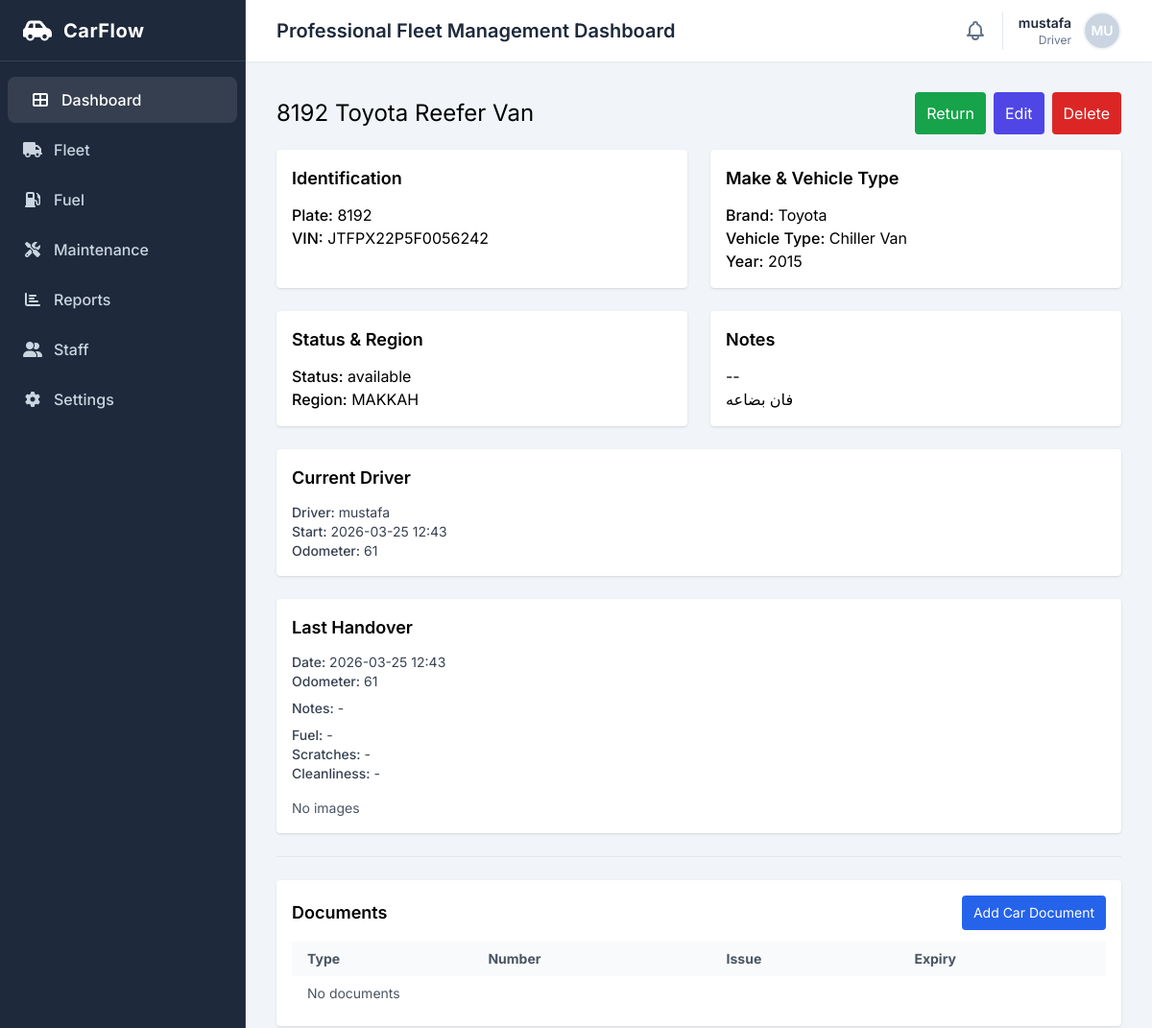
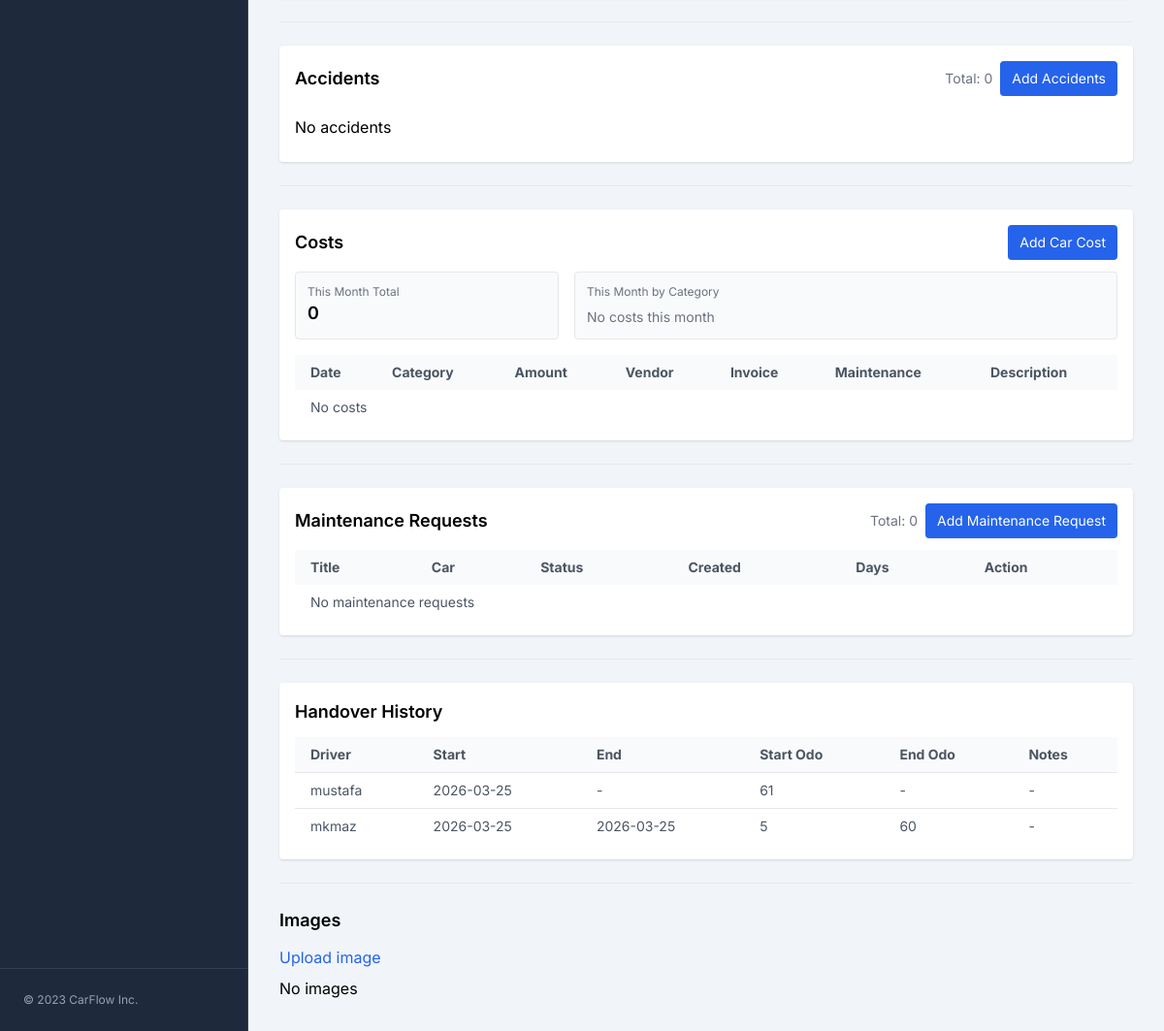
/fleet/cars/2/ (signed in), run on an earlier commit of the app's database (2 pictures, top to bottom).
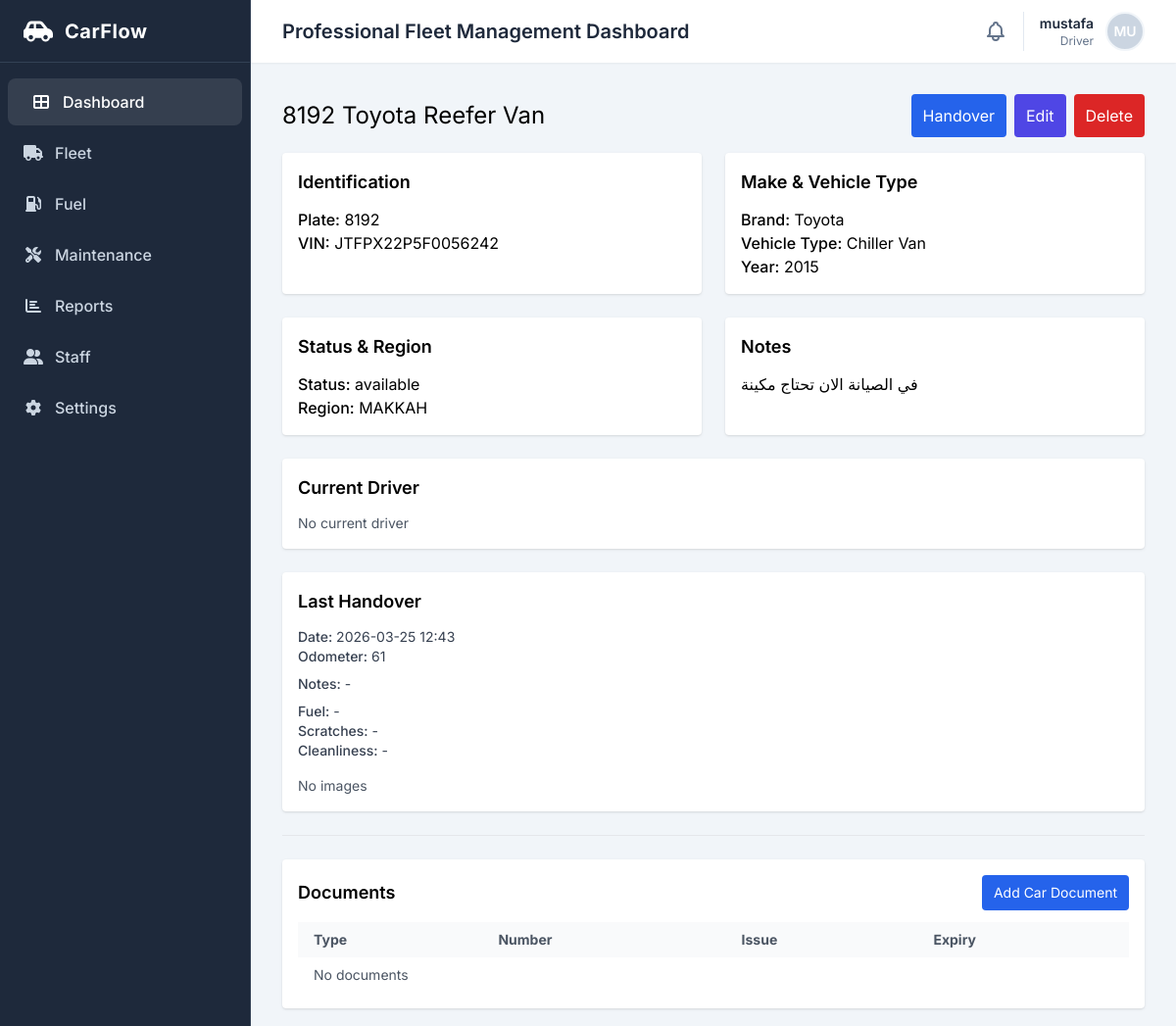
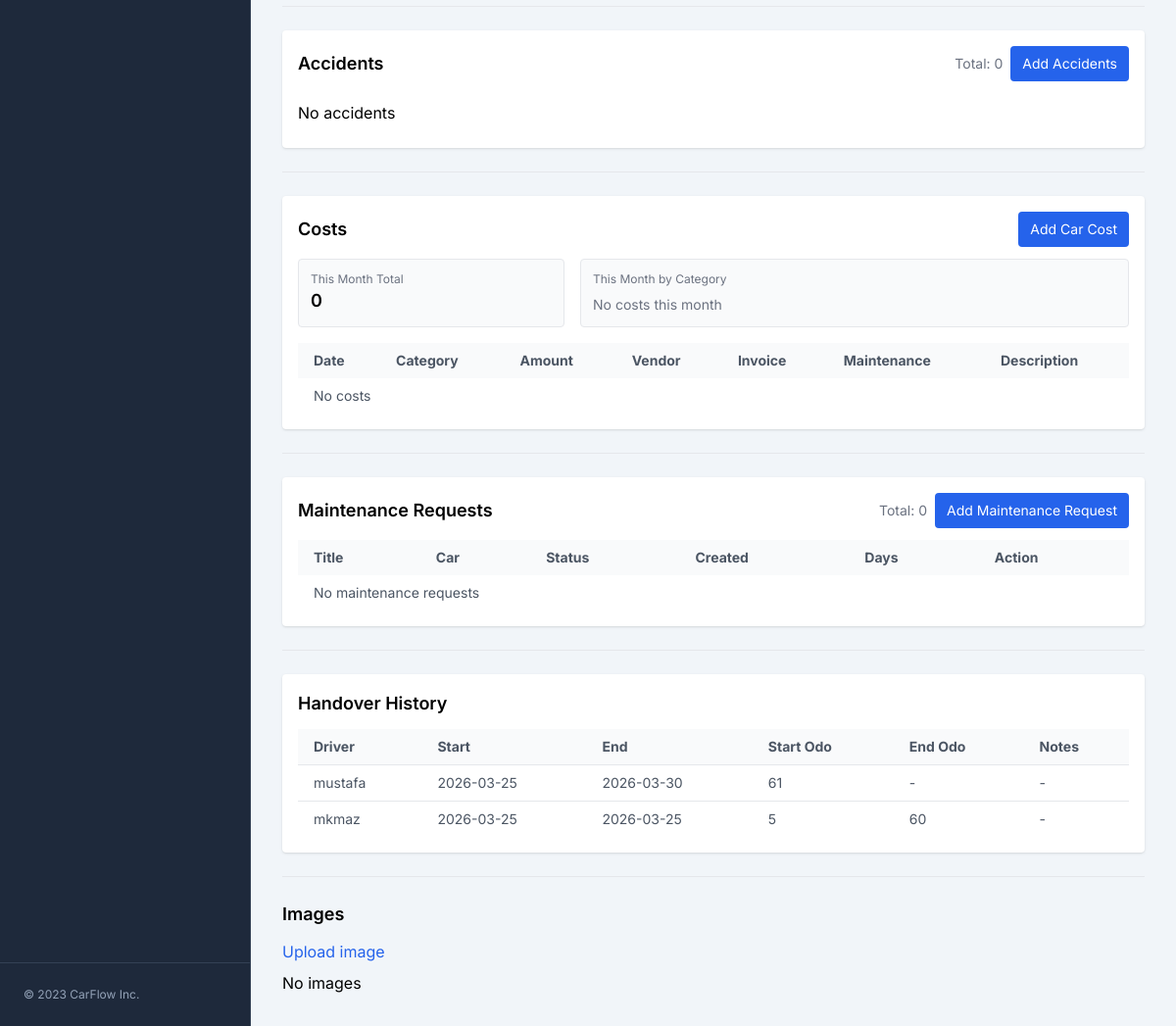
And on a later commit of the database (2 pictures, top to bottom).
### fleet/models.py (models this page shows, shortened)
class Car(models.Model):
    STATUS_CHOICES = [
        ("available", "Available"),
        ("assigned", "Assigned"),
        ("maintenance", "Maintenance"),
        ("inactive", "Inactive"),
    ]
    VEHICLE_TYPE_CHOICES = [
        ("Sedan", "Sedan"),
        ("Reefer Van", "Chiller Van"),
        ("Reefer Truck", "Reefer Truck"),
        ("Reefer Pickup", "Reefer Pickup"),
    ]
    plate_number = models.CharField(max_length=20, unique=True, db_index=True)
    brand = models.CharField(max_length=100, default='Unknown')
    vehicle_type = models.CharField(max_length=100, choices=VEHICLE_TYPE_CHOICES, verbose_name="Vehicle Type", default="Sedan")
    year = models.PositiveIntegerField()
    vin = models.CharField(max_length=64, blank=True)
    status = models.CharField(
        max_length=20,
        choices=STATUS_CHOICES,
        default="available",
        db_index=True,
    )
    region = models.ForeignKey(
        "accounts.Region",
        on_delete=models.SET_NULL,
        null=True,
        blank=True,
        related_name="cars",
    )
    notes = models.TextField(blank=True)
    created_at = models.DateTimeField(auto_now_add=True)
    class Meta:
        ordering = ["plate_number"]

class CarAssignment(models.Model):
    car = models.ForeignKey(
        Car,
        on_delete=models.CASCADE,
        related_name="assignments"
    )
    driver = models.ForeignKey(
        "staff.Employee",
        on_delete=models.CASCADE,
        related_name="car_assignments"
    )
    start_date = models.DateTimeField()
    end_date = models.DateTimeField(null=True, blank=True)
    start_odometer = models.PositiveIntegerField()
    end_odometer = models.PositiveIntegerField(null=True, blank=True)
    notes = models.TextField(blank=True)
    created_by = models.ForeignKey(
        settings.AUTH_USER_MODEL,
        on_delete=models.SET_NULL,
        null=True,
        blank=True
    )
    created_at = models.DateTimeField(auto_now_add=True)
    class Meta:
        ordering = ["-start_date"]

### staff/models.py (models this page shows, shortened)
class Employee(models.Model):
    ROLE_CHOICES = [
        ("driver", "Driver"),
        ("staff", "Staff"),
        ("manager", "Manager"),
    ]
    user = models.OneToOneField(
        settings.AUTH_USER_MODEL,
        on_delete=models.CASCADE
    )
    role = models.CharField(
        max_length=20,
        choices=ROLE_CHOICES,
        default="staff"
    )
    phone = models.CharField(max_length=20, blank=True)
    photo = models.ImageField(
        upload_to="employee_photos/",
        null=True,
        blank=True
    )
    created_at = models.DateTimeField(auto_now_add=True)

### accounts/models.py (models this page shows)
class Region(models.Model):
    code = models.CharField(max_length=16, unique=True)
    name = models.CharField(max_length=64, unique=True)
    class Meta:
        ordering = ["name"]
    def __str__(self):
        return self.name

### fleet/views.py (the view, shortened to what this page needs)
# urls.py: path("cars/<int:pk>/", CarDetailView.as_view(), name="car_detail"),
class CarDetailView(LoginRequiredMixin, DetailView):
    model = Car
    template_name = "fleet/car_detail.html"
    def get_queryset(self):
        qs = Car.objects.all()
        if self.request.user.groups.filter(name="Driver").exists() and not (self.request.user.is_superuser or self.request.user.groups.filter(name__in=["Manager", "Fleet Manager", "Admin"]).exists()):
            assigned_ids = list(
                DriverAssignment.objects.filter(driver=self.request.user, active=True).values_list("car_id", flat=True)
            )
            qs = qs.filter(id__in=assigned_ids)
        return qs
    def get_context_data(self, **kwargs):
        context = super().get_context_data(**kwargs)
        car = self.object
        context["conditions_count"] = 0
        context["maintenance_count"] = car.maintenance_requests.count()
        today = timezone.localdate()
        maintenance_items = []
        context["maintenance_items"] = maintenance_items
        context["current_assignment"] = (
            car.assignments.select_related("driver__user").filter(end_date__isnull=True).order_by("-start_date").first()
        )
        context["assignment_history"] = list(
            car.assignments.select_related("driver__user").order_by("-start_date")[:10]
        )
        last_handover_event = car.events.filter(event_type="handover").prefetch_related("images").first()
        context["last_handover_event"] = last_handover_event
        if last_handover_event:
            try:
                context["last_handover_condition"] = last_handover_event.condition
            except Exception:
                context["last_handover_condition"] = None
        else:
            context["last_handover_condition"] = None
        accidents_qs = car.events.filter(event_type="accident").order_by("-created_at")
        context["accidents_count"] = accidents_qs.count()
        accidents_items = []
        context["accidents_items"] = accidents_items
        costs = car.costs.all()
        month_start = today.replace(day=1)
        if month_start.month == 12:
            next_month = date(month_start.year + 1, 1, 1)
        else:
            next_month = date(month_start.year, month_start.month + 1, 1)
        month_costs = costs.filter(cost_date__gte=month_start, cost_date__lt=next_month)
        context["costs"] = list(costs.order_by("-cost_date", "-created_at")[:10])
        context["month_total_cost"] = month_costs.aggregate(total=Sum("amount"))["total"] or 0
        category_labels = dict(CarCost.CATEGORY_CHOICES)
        context["month_category_totals"] = [
            {
                "category": item["category"],
                "label": category_labels.get(item["category"], item["category"]),
                "total": item["total"],
            }
            for item in month_costs.values("category").annotate(total=Sum("amount")).order_by("category")
        ]
        return context

### fleet/templates/fleet/car_detail.html (shortened to what the changed rows need)
{% extends "base.html" %}
{% block content %}
    <div class="flex flex-col sm:flex-row sm:items-center justify-between gap-3">
      <h1 class="text-2xl break-words">{{ object.plate_number }} {{ object.brand }} {{ object.vehicle_type }}</h1>
      <div class="flex flex-wrap items-center justify-start sm:justify-end gap-2">
        {% if current_assignment %}
        <a href="{% url 'fleet:car_return' object.pk %}" class="tap-target inline-flex items-center justify-center px-3 py-2 bg-green-600 text-white rounded">Return</a>
        {% else %}
        <a href="{% url 'fleet:car_handover' object.pk %}" class="tap-target inline-flex items-center justify-center px-3 py-2 bg-blue-600 text-white rounded">Handover</a>
        {% endif %}
        <a href="{% url 'fleet:car_edit' object.pk %}" class="tap-target inline-flex items-center justify-center px-3 py-2 bg-indigo-600 text-white rounded">Edit</a>
        <a href="{% url 'fleet:car_delete' object.pk %}" class="tap-target inline-flex items-center justify-center px-3 py-2 bg-red-600 text-white rounded">Delete</a>
      </div>
    </div>
    <div class="grid grid-cols-1 md:grid-cols-2 gap-6 mt-4">
      <section class="p-4 bg-white rounded shadow">
        <h2 class="text-lg font-semibold mb-3">Identification</h2>
        <p><span class="font-medium">Plate:</span> {{ object.plate_number }}</p>
        <p><span class="font-medium">VIN:</span> {{ object.vin|default:'-' }}</p>
      </section>
      <section class="p-4 bg-white rounded shadow">
        <h2 class="text-lg font-semibold mb-3">Make & Vehicle Type</h2>
        <p><span class="font-medium">Brand:</span> {{ object.brand }}</p>
        <p><span class="font-medium">Vehicle Type:</span> {{ object.get_vehicle_type_display|default:object.vehicle_type }}</p>
        <p><span class="font-medium">Year:</span> {{ object.year }}</p>
      </section>
      <section class="p-4 bg-white rounded shadow">
        <h2 class="text-lg font-semibold mb-3">Status & Region</h2>
        <p><span class="font-medium">Status:</span> {{ object.status }}</p>
        <p><span class="font-medium">Region:</span> {{ object.region|default:'-' }}</p>
      </section>
      <section class="p-4 bg-white rounded shadow">
        <h2 class="text-lg font-semibold mb-3">Notes</h2>
        <p class="whitespace-pre-line">{{ object.notes|default:'-' }}</p>
      </section>
    </div>
    <section class="p-4 bg-white rounded shadow mt-6">
      <h2 class="text-lg font-semibold mb-3">Current Driver</h2>
      {% if current_assignment %}
      <div class="text-sm text-gray-700">
        <div><span class="font-medium">Driver:</span> {{ current_assignment.driver.user }}</div>
        <div><span class="font-medium">Start:</span> {{ current_assignment.start_date|date:"Y-m-d H:i" }}</div>
        <div><span class="font-medium">Odometer:</span> {{ current_assignment.start_odometer }}</div>
      </div>
      {% else %}
      <div class="text-sm text-gray-600">No current driver</div>
      {% endif %}
    </section>
    <section class="p-4 bg-white rounded shadow mt-6">
      <h2 class="text-lg font-semibold mb-3">Last Handover</h2>
    </section>
    <section class="p-4 bg-white rounded shadow">
      <div class="flex items-center justify-between mb-3">
        <h2 class="text-lg font-semibold">Documents</h2>
      </div>
      <div class="overflow-x-auto">
        <table class="w-full text-sm text-left text-gray-600">
          <thead class="bg-gray-50">
            <tr>
              <th class="px-4 py-2">Type</th>
              <th class="px-4 py-2">Number</th>
              <th class="px-4 py-2">Issue</th>
              <th class="px-4 py-2">Expiry</th>
            </tr>
          </thead>
        </table>
      </div>
    </section>
    <section class="p-4 bg-white rounded shadow">
      <div class="flex items-center justify-between mb-3">
        <h2 class="text-lg font-semibold">Accidents</h2>
      </div>
    </section>
    <section class="p-4 bg-white rounded shadow">
      <div class="flex items-center justify-between mb-3">
        <h2 class="text-lg font-semibold">Costs</h2>
      </div>
      <div class="overflow-x-auto">
        <table class="w-full text-sm text-left text-gray-600">
          <thead class="bg-gray-50">
            <tr>
              <th class="px-4 py-2">Date</th>
              <th class="px-4 py-2">Category</th>
              <th class="px-4 py-2">Amount</th>
              <th class="px-4 py-2">Vendor</th>
              <th class="px-4 py-2">Invoice</th>
              <th class="px-4 py-2">Maintenance</th>
              <th class="px-4 py-2">Description</th>
            </tr>
          </thead>
        </table>
      </div>
    </section>
    <section class="p-4 bg-white rounded shadow">
      <div class="flex items-center justify-between mb-3">
        <h2 class="text-lg font-semibold">Maintenance Requests</h2>
      </div>
      <div class="overflow-x-auto">
        <table class="w-full text-sm text-left text-gray-600">
          <thead class="bg-gray-50">
            <tr>
              <th class="px-4 py-2">Title</th>
              <th class="px-4 py-2">Car</th>
              <th class="px-4 py-2">Status</th>
              <th class="px-4 py-2">Created</th>
              <th class="px-4 py-2">Days</th>
              <th class="px-4 py-2">Action</th>
            </tr>
          </thead>
        </table>
      </div>
    </section>
    <section class="p-4 bg-white rounded shadow">
      <h2 class="text-lg font-semibold mb-3">Handover History</h2>
      <div class="overflow-x-auto">
        <table class="w-full text-sm text-left text-gray-600">
          <thead class="bg-gray-50">
            <tr>
              <th class="px-4 py-2">Driver</th>
              <th class="px-4 py-2">Start</th>
              <th class="px-4 py-2">End</th>
              <th class="px-4 py-2">Start Odo</th>
              <th class="px-4 py-2">End Odo</th>
              <th class="px-4 py-2">Notes</th>
            </tr>
          </thead>
          <tbody>
            {% for a in assignment_history %}
            <tr class="border-t">
              <td class="px-4 py-2">{{ a.driver.user }}</td>
              <td class="px-4 py-2">{{ a.start_date|date:"Y-m-d" }}</td>
              <td class="px-4 py-2">{{ a.end_date|date:"Y-m-d"|default:"-" }}</td>
              <td class="px-4 py-2">{{ a.start_odometer }}</td>
              <td class="px-4 py-2">{{ a.end_odometer|default:"-" }}</td>
              <td class="px-4 py-2">{{ a.notes|default:"-" }}</td>
            </tr>
            {% empty %}
            <tr><td class="px-4 py-2" colspan="6">No assignments</td></tr>
            {% endfor %}
          </tbody>
        </table>
      </div>
    </section>
    <section>
      <h2 class="text-lg font-semibold mb-3">Images</h2>
    </section>
{% endblock %}

What changed in the data, as far as the page shows it:
changed Car "Toyota": notes "-- فان بضاعه" → "في الصيانة الان تحتاج مكينة"
changed CarAssignment "mustafa": end_date "-" → "2026-03-30"; driver.user "mustafa" → (not shown); start_date "2026-03-25 12:43" → (not shown); start_odometer "61" → (not shown)
Also different on the page:
text no longer shown: "Return Driver: Start: Odometer:"
text now shown: "Handover No current driver"
